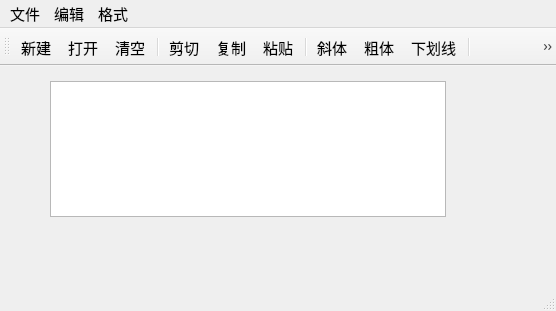
<?xml version="1.0" encoding="UTF-8"?>
<ui version="4.0">
 <class>QWMainWind</class>
 <widget class="QMainWindow" name="QWMainWind">
  <property name="geometry">
   <rect>
    <x>0</x>
    <y>0</y>
    <width>556</width>
    <height>311</height>
   </rect>
  </property>
  <property name="font">
   <font>
    <pointsize>11</pointsize>
   </font>
  </property>
  <property name="windowTitle">
   <string>2023414300117-Text Editor</string>
  </property>
  <widget class="QWidget" name="centralWidget">
   <widget class="QTextEdit" name="txtEdit">
    <property name="geometry">
     <rect>
      <x>50</x>
      <y>15</y>
      <width>396</width>
      <height>136</height>
     </rect>
    </property>
    <property name="font">
     <font>
      <pointsize>16</pointsize>
     </font>
    </property>
   </widget>
  </widget>
  <widget class="QMenuBar" name="menuBar">
   <property name="geometry">
    <rect>
     <x>0</x>
     <y>0</y>
     <width>556</width>
     <height>22</height>
    </rect>
   </property>
   <widget class="QMenu" name="menu">
    <property name="title">
     <string>文件</string>
    </property>
    <addaction name="actNew"/>
    <addaction name="actOpen"/>
    <addaction name="separator"/>
    <addaction name="actClose"/>
   </widget>
   <widget class="QMenu" name="menu_2">
    <property name="title">
     <string>编辑</string>
    </property>
    <addaction name="actCut"/>
    <addaction name="actCopy"/>
    <addaction name="actPaste"/>
    <addaction name="separator"/>
    <addaction name="actClear"/>
   </widget>
   <widget class="QMenu" name="menu_3">
    <property name="title">
     <string>格式</string>
    </property>
    <addaction name="actFontBold"/>
    <addaction name="actFontItalic"/>
    <addaction name="actFontUnder"/>
    <addaction name="separator"/>
    <addaction name="actToolbarLab"/>
   </widget>
   <addaction name="menu"/>
   <addaction name="menu_2"/>
   <addaction name="menu_3"/>
  </widget>
  <widget class="QToolBar" name="mainToolBar">
   <property name="toolButtonStyle">
    <enum>Qt::ToolButtonStyle::ToolButtonTextUnderIcon</enum>
   </property>
   <attribute name="toolBarArea">
    <enum>TopToolBarArea</enum>
   </attribute>
   <attribute name="toolBarBreak">
    <bool>false</bool>
   </attribute>
   <addaction name="actNew"/>
   <addaction name="actOpen"/>
   <addaction name="actClear"/>
   <addaction name="separator"/>
   <addaction name="actCut"/>
   <addaction name="actCopy"/>
   <addaction name="actPaste"/>
   <addaction name="separator"/>
   <addaction name="actFontItalic"/>
   <addaction name="actFontBold"/>
   <addaction name="actFontUnder"/>
   <addaction name="separator"/>
   <addaction name="actMessage"/>
  </widget>
  <widget class="QStatusBar" name="statusBar"/>
  <action name="actCut">
   <property name="icon">
    <iconset resource="res.qrc">
     <normaloff>:/images/images/cut.bmp</normaloff>:/images/images/cut.bmp</iconset>
   </property>
   <property name="text">
    <string>剪切</string>
   </property>
   <property name="toolTip">
    <string>剪切</string>
   </property>
   <property name="shortcut">
    <string>Ctrl+X</string>
   </property>
  </action>
  <action name="actCopy">
   <property name="icon">
    <iconset resource="res.qrc">
     <normaloff>:/images/images/120.bmp</normaloff>:/images/images/120.bmp</iconset>
   </property>
   <property name="text">
    <string>复制</string>
   </property>
   <property name="toolTip">
    <string>复制</string>
   </property>
   <property name="shortcut">
    <string>Ctrl+C</string>
   </property>
  </action>
  <action name="actPaste">
   <property name="icon">
    <iconset resource="res.qrc">
     <normaloff>:/images/images/paste.bmp</normaloff>:/images/images/paste.bmp</iconset>
   </property>
   <property name="text">
    <string>粘贴</string>
   </property>
   <property name="toolTip">
    <string>粘贴</string>
   </property>
   <property name="shortcut">
    <string>Ctrl+V</string>
   </property>
  </action>
  <action name="actFontBold">
   <property name="checkable">
    <bool>true</bool>
   </property>
   <property name="icon">
    <iconset resource="res.qrc">
     <normaloff>:/images/images/BLD.BMP</normaloff>:/images/images/BLD.BMP</iconset>
   </property>
   <property name="text">
    <string>粗体</string>
   </property>
   <property name="toolTip">
    <string>粗体</string>
   </property>
  </action>
  <action name="actFontItalic">
   <property name="checkable">
    <bool>true</bool>
   </property>
   <property name="icon">
    <iconset resource="res.qrc">
     <normaloff>:/images/images/ITL.BMP</normaloff>:/images/images/ITL.BMP</iconset>
   </property>
   <property name="text">
    <string>斜体</string>
   </property>
   <property name="toolTip">
    <string>斜体</string>
   </property>
  </action>
  <action name="actFontUnder">
   <property name="checkable">
    <bool>true</bool>
   </property>
   <property name="icon">
    <iconset resource="res.qrc">
     <normaloff>:/images/images/WORDUNDR.BMP</normaloff>:/images/images/WORDUNDR.BMP</iconset>
   </property>
   <property name="text">
    <string>下划线</string>
   </property>
   <property name="toolTip">
    <string>下划线</string>
   </property>
  </action>
  <action name="actClose">
   <property name="icon">
    <iconset resource="res.qrc">
     <normaloff>:/images/images/exit.bmp</normaloff>:/images/images/exit.bmp</iconset>
   </property>
   <property name="text">
    <string>退出</string>
   </property>
   <property name="toolTip">
    <string>退出</string>
   </property>
  </action>
  <action name="actOpen">
   <property name="icon">
    <iconset resource="res.qrc">
     <normaloff>:/images/images/open3.bmp</normaloff>:/images/images/open3.bmp</iconset>
   </property>
   <property name="text">
    <string>打开...</string>
   </property>
   <property name="toolTip">
    <string>打开文件</string>
   </property>
   <property name="shortcut">
    <string>Ctrl+O</string>
   </property>
  </action>
  <action name="actClear">
   <property name="icon">
    <iconset resource="res.qrc">
     <normaloff>:/images/images/103.bmp</normaloff>:/images/images/103.bmp</iconset>
   </property>
   <property name="text">
    <string>清空</string>
   </property>
   <property name="toolTip">
    <string>清空内容</string>
   </property>
  </action>
  <action name="actFont">
   <property name="icon">
    <iconset resource="res.qrc">
     <normaloff>:/images/images/20.ico</normaloff>:/images/images/20.ico</iconset>
   </property>
   <property name="text">
    <string>字体...</string>
   </property>
   <property name="toolTip">
    <string>字体设置</string>
   </property>
  </action>
  <action name="actNew">
   <property name="icon">
    <iconset resource="res.qrc">
     <normaloff>:/images/images/new2.bmp</normaloff>:/images/images/new2.bmp</iconset>
   </property>
   <property name="text">
    <string>新建</string>
   </property>
   <property name="shortcut">
    <string>Ctrl+N</string>
   </property>
  </action>
  <action name="actToolbarLab">
   <property name="checkable">
    <bool>true</bool>
   </property>
   <property name="checked">
    <bool>true</bool>
   </property>
   <property name="text">
    <string>显示工具栏文字标签</string>
   </property>
   <property name="menuRole">
    <enum>QAction::MenuRole::TextHeuristicRole</enum>
   </property>
  </action>
  <action name="actMessage">
   <property name="icon">
    <iconset resource="res.qrc">
     <normaloff>:/images/images/chat-smile-2-line.svg</normaloff>:/images/images/chat-smile-2-line.svg</iconset>
   </property>
   <property name="text">
    <string>显示个人信息</string>
   </property>
   <property name="toolTip">
    <string>显示个人信息</string>
   </property>
   <property name="visible">
    <bool>true</bool>
   </property>
   <property name="menuRole">
    <enum>QAction::MenuRole::TextHeuristicRole</enum>
   </property>
  </action>
 </widget>
 <layoutdefault spacing="6" margin="11"/>
 <resources>
  <include location="res.qrc"/>
 </resources>
 <connections>
  <connection>
   <sender>actClose</sender>
   <signal>triggered()</signal>
   <receiver>QWMainWind</receiver>
   <slot>close()</slot>
   <hints>
    <hint type="sourcelabel">
     <x>-1</x>
     <y>-1</y>
    </hint>
    <hint type="destinationlabel">
     <x>422</x>
     <y>254</y>
    </hint>
   </hints>
  </connection>
  <connection>
   <sender>actClear</sender>
   <signal>triggered()</signal>
   <receiver>txtEdit</receiver>
   <slot>clear()</slot>
   <hints>
    <hint type="sourcelabel">
     <x>-1</x>
     <y>-1</y>
    </hint>
    <hint type="destinationlabel">
     <x>260</x>
     <y>256</y>
    </hint>
   </hints>
  </connection>
  <connection>
   <sender>actCut</sender>
   <signal>triggered()</signal>
   <receiver>txtEdit</receiver>
   <slot>cut()</slot>
   <hints>
    <hint type="sourcelabel">
     <x>-1</x>
     <y>-1</y>
    </hint>
    <hint type="destinationlabel">
     <x>260</x>
     <y>256</y>
    </hint>
   </hints>
  </connection>
  <connection>
   <sender>actCopy</sender>
   <signal>triggered()</signal>
   <receiver>txtEdit</receiver>
   <slot>copy()</slot>
   <hints>
    <hint type="sourcelabel">
     <x>-1</x>
     <y>-1</y>
    </hint>
    <hint type="destinationlabel">
     <x>260</x>
     <y>256</y>
    </hint>
   </hints>
  </connection>
  <connection>
   <sender>actPaste</sender>
   <signal>triggered()</signal>
   <receiver>txtEdit</receiver>
   <slot>paste()</slot>
   <hints>
    <hint type="sourcelabel">
     <x>-1</x>
     <y>-1</y>
    </hint>
    <hint type="destinationlabel">
     <x>260</x>
     <y>256</y>
    </hint>
   </hints>
  </connection>
 </connections>
</ui>
